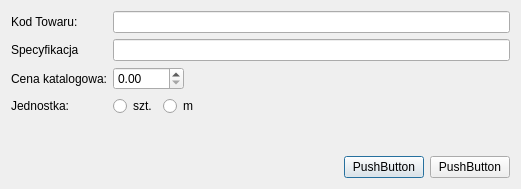
<?xml version="1.0" encoding="UTF-8"?>
<ui version="4.0">
 <class>MerchandiseNew</class>
 <widget class="QDialog" name="MerchandiseNew">
  <property name="geometry">
   <rect>
    <x>0</x>
    <y>0</y>
    <width>521</width>
    <height>189</height>
   </rect>
  </property>
  <property name="windowTitle">
   <string>Utwórz nowy towar</string>
  </property>
  <layout class="QVBoxLayout" name="verticalLayout">
   <item>
    <layout class="QFormLayout" name="formLayout">
     <property name="fieldGrowthPolicy">
      <enum>QFormLayout::AllNonFixedFieldsGrow</enum>
     </property>
     <item row="0" column="0">
      <widget class="QLabel" name="kodTowaruLabel">
       <property name="text">
        <string>Kod Towaru:</string>
       </property>
      </widget>
     </item>
     <item row="0" column="1">
      <widget class="QLineEdit" name="kod"/>
     </item>
     <item row="1" column="0">
      <widget class="QLabel" name="specyfikacjaLabel">
       <property name="text">
        <string>Specyfikacja</string>
       </property>
      </widget>
     </item>
     <item row="1" column="1">
      <widget class="QLineEdit" name="spec"/>
     </item>
     <item row="2" column="0">
      <widget class="QLabel" name="label_4">
       <property name="text">
        <string>Cena katalogowa:</string>
       </property>
      </widget>
     </item>
     <item row="3" column="0">
      <widget class="QLabel" name="label_5">
       <property name="text">
        <string>Jednostka:</string>
       </property>
      </widget>
     </item>
     <item row="3" column="1">
      <layout class="QHBoxLayout" name="horizontalLayout">
       <item>
        <widget class="QRadioButton" name="r_szt">
         <property name="text">
          <string>szt.</string>
         </property>
        </widget>
       </item>
       <item>
        <widget class="QRadioButton" name="r_m">
         <property name="text">
          <string>m</string>
         </property>
        </widget>
       </item>
       <item>
        <spacer name="horizontalSpacer">
         <property name="orientation">
          <enum>Qt::Horizontal</enum>
         </property>
         <property name="sizeHint" stdset="0">
          <size>
           <width>40</width>
           <height>20</height>
          </size>
         </property>
        </spacer>
       </item>
      </layout>
     </item>
     <item row="2" column="1">
      <layout class="QHBoxLayout" name="horizontalLayout_2">
       <item>
        <widget class="QDoubleSpinBox" name="cena">
         <property name="maximum">
          <double>9999.989999999999782</double>
         </property>
        </widget>
       </item>
       <item>
        <spacer name="horizontalSpacer_2">
         <property name="orientation">
          <enum>Qt::Horizontal</enum>
         </property>
         <property name="sizeHint" stdset="0">
          <size>
           <width>40</width>
           <height>20</height>
          </size>
         </property>
        </spacer>
       </item>
      </layout>
     </item>
    </layout>
   </item>
   <item>
    <layout class="QHBoxLayout" name="horizontalLayout_3">
     <item>
      <spacer name="horizontalSpacer_3">
       <property name="orientation">
        <enum>Qt::Horizontal</enum>
       </property>
       <property name="sizeHint" stdset="0">
        <size>
         <width>40</width>
         <height>20</height>
        </size>
       </property>
      </spacer>
     </item>
     <item>
      <widget class="QPushButton" name="pushButton_cancel">
       <property name="text">
        <string>PushButton</string>
       </property>
      </widget>
     </item>
     <item>
      <widget class="QPushButton" name="pushButton_ok">
       <property name="text">
        <string>PushButton</string>
       </property>
      </widget>
     </item>
    </layout>
   </item>
  </layout>
 </widget>
 <resources/>
 <connections/>
</ui>
